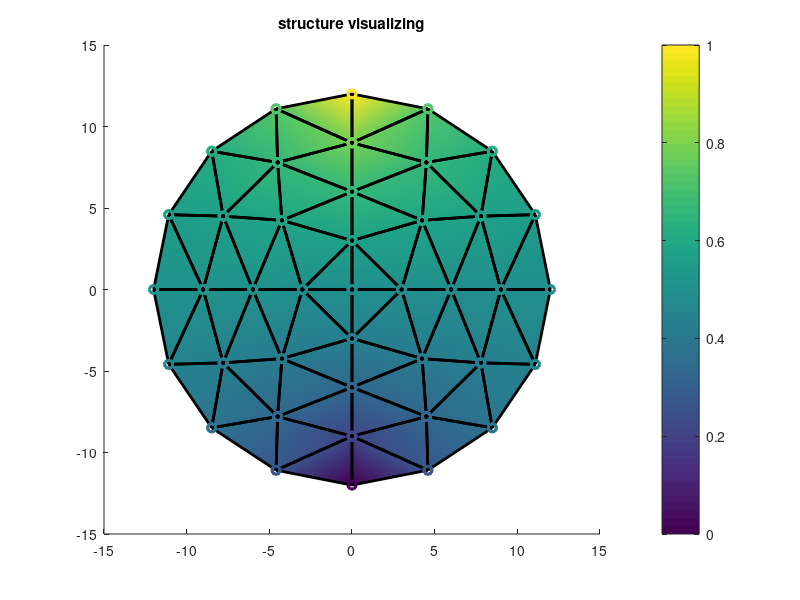

This chart was generated by the following MATLAB code:
%%% HW3
%%% written by Seong-Min, Han
%%% Due: AM 08:00, March 15, 2022

N = 4; % 가중치 % 각 원의 점의 개수는 N * numc
numc = 4; % circle 개수 
numf = (2*numc) * (2*numc); % face 개수
numv = 2*numc*numc + 2*numc + 1; % Vertex 개수
V = importdata("vertex.txt");
F = importdata("element.txt");
%%%%%%%%%%%%%%%%%%%%%%%%%%%%%%%%%%%%%%%%%%%%%%%%%%%%%%%%%%%%%%%%%%%%%%%%%%%
%%% vertex와 vertex 사이의 거리
len = zeros(numf,3); 
for i=1:numf
    for j =1:3
        if j==3
            len(i,j) = norm(V(F(i,j),:)-V(F(i,1),:));
        else
            len(i,j) = norm(V(F(i,j),:)-V(F(i,j+1),:));
        end
    end
end
%%%%%%%%%%%%%%%%%%%%%%%%%%%%%%%%%%%%%%%%%%%%%%%%%%%%%%%%%%%%%%%%%%%%%%%%%%%
%%% vertex 1->2, 1->3을 연결하는 vector와 vec의 norm 값
v21 = zeros(numf,2); 
v31 = zeros(numf,2);
norm_v21 = zeros(numf,1); 
norm_v31 = zeros(numf,1); 
for i=1:numf
    v21(i,:) = V(F(i,2),:)-V(F(i,1),:);
    v31(i,:) = V(F(i,3),:)-V(F(i,1),:);
    norm_v21(i,1) = norm(v21(i,:));
    norm_v31(i,1) = norm(v31(i,:));
end
%%%%%%%%%%%%%%%%%%%%%%%%%%%%%%%%%%%%%%%%%%%%%%%%%%%%%%%%%%%%%%%%%%%%%%%%%%%
%%%element로 이루어진 face의 area와 face의 외접원 radius
area = zeros(numf,1); 
rad = zeros(numf,1);
for i=1:numf
    area(i,1) = sqrt(norm_v21(i,1)*norm_v21(i,1)*norm_v31(i,1)*norm_v31(i,1) - dot(v21(i,:),v31(i,:))*dot(v21(i,:),v31(i,:)))/2;
    rad(i,1) = (len(i,1)*len(i,2)*len(i,3)) / (4*area(i,1));
end
%%%%%%%%%%%%%%%%%%%%%%%%%%%%%%%%%%%%%%%%%%%%%%%%%%%%%%%%%%%%%%%%%%%%%%%%%%%
%%%face의 edge / edge1(1-2), edge2(2-3), edge3(3-1)
edge = zeros(numf,1);
for i=1:numf
    for j=1:3
        edge(i,j) = sqrt(rad(i,1)*rad(i,1) - (len(i,j)/2)*(len(i,j)/2));
    end
end
%%%%%%%%%%%%%%%%%%%%%%%%%%%%%%%%%%%%%%%%%%%%%%%%%%%%%%%%%%%%%%%%%%%%%%%%%%%
%%% A, b, phi matrix 
A = zeros(numv,numv);
b = zeros(numv,1);
for i=1:numf
    for j=1:3
        if j==1
            A(F(i,j),F(i,j)) = A(F(i,j),F(i,j)) - edge(i,1)/len(i,1) - edge(i,3)/len(i,3);
            A(F(i,j),F(i,2)) = A(F(i,j),F(i,2)) + edge(i,1)/len(i,1);
            A(F(i,j),F(i,3)) = A(F(i,j),F(i,3)) + edge(i,3)/len(i,3);
        elseif j==2
            A(F(i,j),F(i,j)) = A(F(i,j),F(i,j)) - edge(i,2)/len(i,2) - edge(i,1)/len(i,1);
            A(F(i,j),F(i,3)) = A(F(i,j),F(i,3)) + edge(i,2)/len(i,2);
            A(F(i,j),F(i,1)) = A(F(i,j),F(i,1)) + edge(i,1)/len(i,1);
        elseif j==3
            A(F(i,j),F(i,j)) = A(F(i,j),F(i,j)) - edge(i,3)/len(i,3) - edge(i,2)/len(i,2);
            A(F(i,j),F(i,1)) = A(F(i,j),F(i,1)) + edge(i,3)/len(i,3);
            A(F(i,j),F(i,2)) = A(F(i,j),F(i,2)) + edge(i,2)/len(i,2);        
        end
    end
end
A(2*numc*numc-numc+2,:)= 0; %potential이 1인 부분 - 가장 위 vertex
A(2*numc*numc+numc+2,:)= 0; %potential이 0인 부분 - 가장 아래 vertex
A(2*numc*numc-numc+2,2*numc*numc-numc+2) = 1;
A(2*numc*numc+numc+2,2*numc*numc+numc+2) = 1;
b(2*numc*numc-numc+2,1) = 1;
phi = A\ b;
%%%%%%%%%%%%%%%%%%%%%%%%%%%%%%%%%%%%%%%%%%%%%%%%%%%%%%%%%%%%%%%%%%%%%%%%%%%
%%% visualizing 
figure
patch('Faces',F,'Vertices',V, 'FaceVertexCData',phi, 'EdgeColor','black','FaceColor','interp','LineWidth',2, 'Marker','o');
title('structure visualizing')
colorbar
% % % plot(phi, 'b*')
% % % xlabel('vertex')
% % % ylabel('potential')
